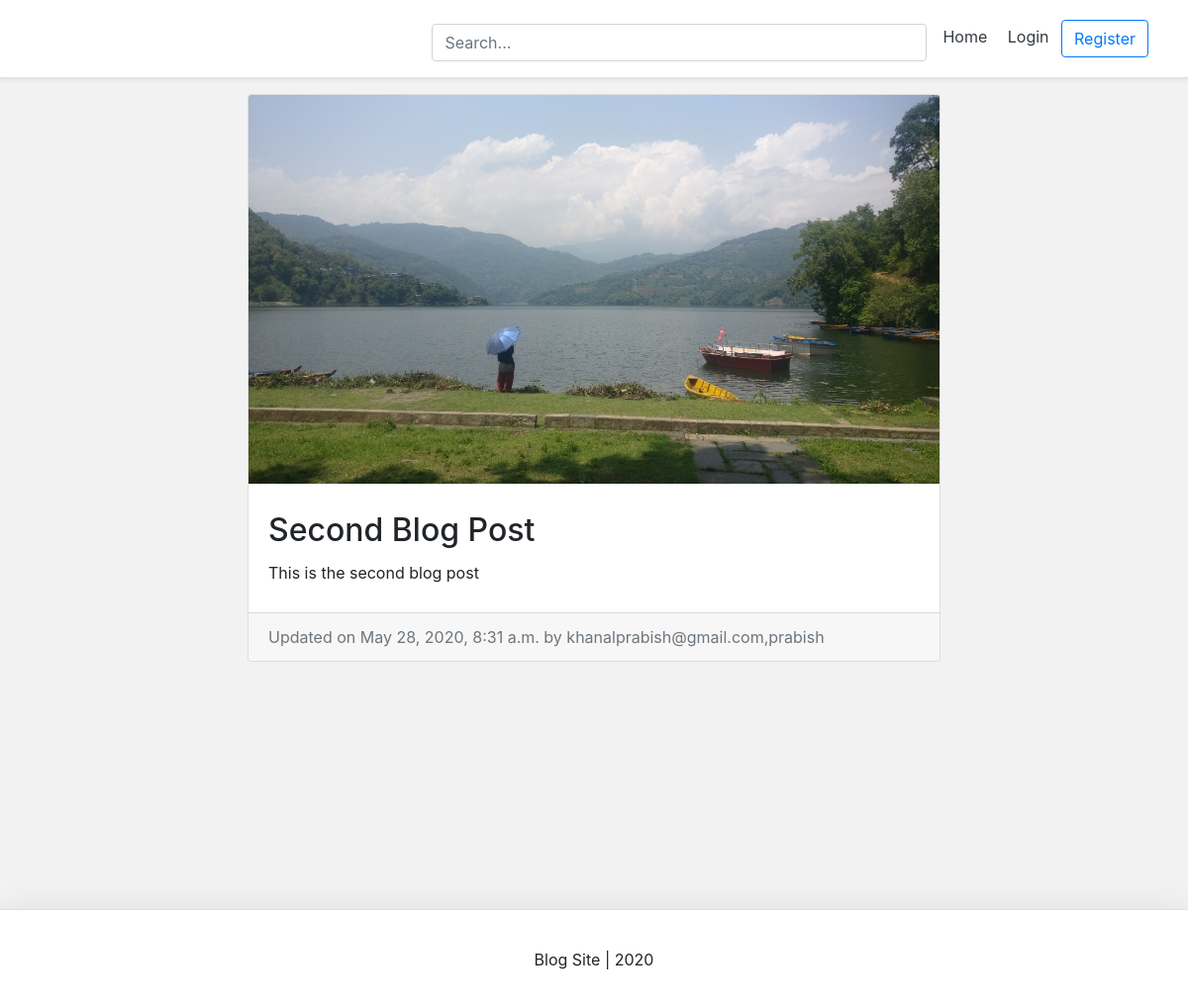
/blog/prabish-second-blog-post/, run on the app's committed database.
### blog/models.py (models this page shows, shortened)
class BlogPost(models.Model):
	title 					= models.CharField(max_length=50, null=False, blank=False)
	body 					= models.TextField(max_length=500, null=False, blank=False)
	image		 			= models.ImageField(upload_to=upload_location, null=True, blank=True)
	date_published 			= models.DateTimeField(auto_now_add=True, verbose_name="date published")
	date_updated 			= models.DateTimeField(auto_now=True, verbose_name="date updated")
	author 					= models.ForeignKey(settings.AUTH_USER_MODEL, on_delete=models.CASCADE)
	slug 					= models.SlugField(blank=True, unique=True)

### account/models.py (models this page shows, shortened)
class Account(AbstractBaseUser):
	email 					= models.EmailField(verbose_name="email", max_length=60, unique=True)
	username 				= models.CharField(max_length=30, unique=True)
	date_joined				= models.DateTimeField(verbose_name='date joined', auto_now_add=True)
	last_login				= models.DateTimeField(verbose_name='last login', auto_now=True)
	is_admin				= models.BooleanField(default=False)
	is_active				= models.BooleanField(default=True)
	is_staff				= models.BooleanField(default=False)
	is_superuser			= models.BooleanField(default=False)
	USERNAME_FIELD = 'email'
	REQUIRED_FIELDS = ['username', ]
	objects = MyAccountManager()
	def __str__(self):
		return self.email + "," +self.username

### blog/views.py (the view)
# urls.py: path('<slug>/', detail_blog_view, name="detail"),
def detail_blog_view(request, slug):
	context = {}
	blog_post = get_object_or_404(BlogPost, slug=slug)
	context['blog_post'] = blog_post
	return render(request, 'blog/detail_blog.html', context)

### blog/templates/blog/detail_blog.html (shortened to what this page needs)
{% extends 'base.html' %}
{% block content %}
<div class="container">
	<div class="row">
		<div class="card m-auto">
			<img class="card-img-top" src="{{blog_post.image.url}}">
			<div class="card-body mt-2 mb-2">
			  <h2 class="card-title">{{blog_post.title}}</h2>
			  <p class="card-text">{{blog_post.body|safe}}</p>
			</div>
			<div class="card-footer text-muted">
			  Updated on {{blog_post.date_updated}} by {{blog_post.author}}
			</div>
		</div>
	</div>
</div>
{% endblock content %}

### templates/snippets/header.html (style rules this page uses)
@media (min-width: 768px) { html { font-size: 16px; } }

### templates/snippets/base_css.html (style rules this page uses)
body { background-color: #f2f2f2; }

### blog/templates/blog/detail_blog.html (style rules this page uses)
.card { max-width: 700px; }
.card-body { padding: 20px; }

### data on the page
BlogPost: image (picture), title "Second Blog Post", body "This is the second blog post", date_updated "May 28, 2020, 8:31 a.m.", author "khanalprabish@gmail.com,prabish"
